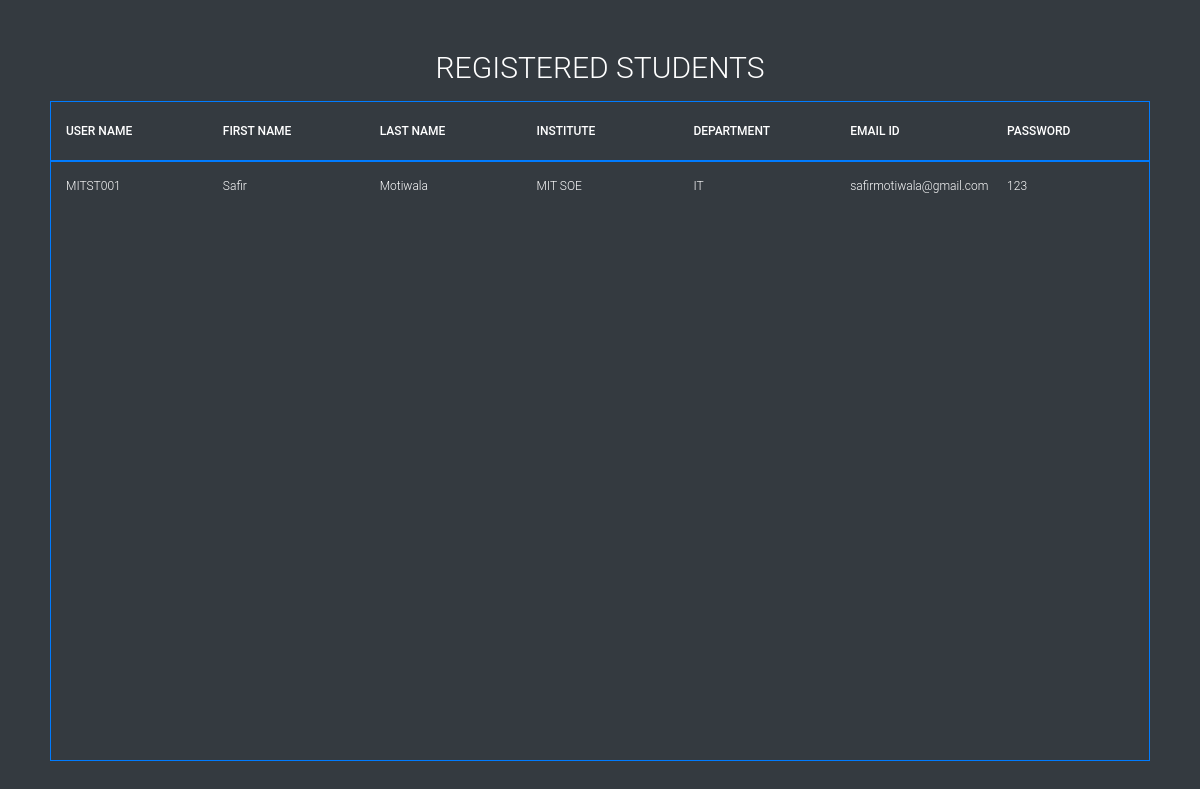
/user_table/, run on an earlier commit of the app's database.
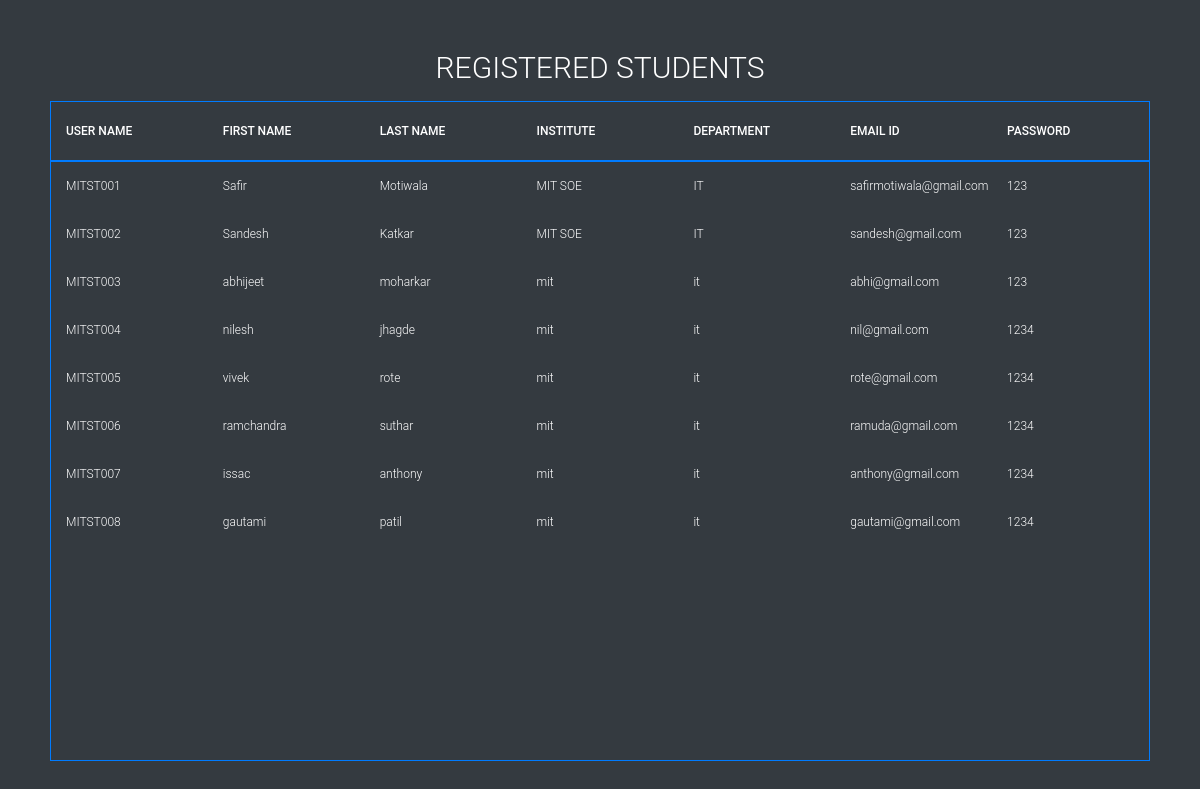
And on a later commit of the database.
### mini/models.py (models this page shows)
class STUDENT_REGISTER(models.Model):
    user_id = models.AutoField(primary_key=True)
    user_name = models.CharField(max_length=100)
    first_name = models.CharField(max_length=100)
    last_name = models.CharField(max_length=100)
    institute_name = models.CharField(max_length=100)
    department = models.CharField(max_length=100)
    email = models.CharField(max_length=100)
    password = models.CharField(max_length=100)

### mini/views.py (the view)
# urls.py: path('user_table/',views.user_table,name="user_table"),
def user_table(request):
    context={}
    temp=STUDENT_REGISTER.objects.all()
    context["student_data"]=temp
    return render(request,"user_table.html",context)

### templates/user_table.html (shortened to what this page needs)
{% load static from staticfiles %}
<!DOCTYPE html>
<html >
<head>
  <link rel="stylesheet" href="https://cdnjs.cloudflare.com/ajax/libs/meyer-reset/2.0/reset.min.css">
<link rel="stylesheet" href="https://stackpath.bootstrapcdn.com/bootstrap/4.3.1/css/bootstrap.min.css">
      <link rel="stylesheet" href="{% static 'css/style.css' %}">
</head>
<body class="bg-dark">
  <section>
  <h1>Registered Students</h1>
  <div class="tbl-header border border-primary">
    <table cellpadding="0" cellspacing="0" border="0" >
      <thead>
        <tr>
          <th>User Name</th>
          <th>First Name</th>
          <th>Last Name</th>
          <th>Institute</th>
          <th>Department</th>
          <th>Email ID</th>
          <th>Password</th>
        </tr>
      </thead>
    </table>
  </div>
  <div class="tbl-content border border-primary">
    <table cellpadding="0" cellspacing="0" border="0">
      <tbody>
          {% for i in student_data %}
        <tr>
          <td>{{i.user_name}}</td>
          <td>{{i.first_name}}</td>
          <td>{{i.last_name}}</td>
          <td>{{i.institute_name}}</td>
          <td>{{i.department}}</td>
          <td>{{i.email}}</td>
          <td>{{i.password}}</td>
        </tr>
        {% endfor %}
      </tbody>
    </table>
  </div>
</section>
</body>
</html>

What changed in the data, as far as the page shows it:
added STUDENT_REGISTER: user_name "MITST002", first_name "Sandesh", last_name "Katkar", institute_name "MIT SOE", department "IT", email "sandesh@gmail.com", password "123"
added STUDENT_REGISTER: user_name "MITST003", first_name "abhijeet", last_name "moharkar", institute_name "mit", department "it", email "abhi@gmail.com", password "123"
added STUDENT_REGISTER: user_name "MITST004", first_name "nilesh", last_name "jhagde", institute_name "mit", department "it", email "nil@gmail.com", password "1234"
added STUDENT_REGISTER: user_name "MITST005", first_name "vivek", last_name "rote", institute_name "mit", department "it", email "rote@gmail.com", password "1234"
added STUDENT_REGISTER: user_name "MITST006", first_name "ramchandra", last_name "suthar", institute_name "mit", department "it", email "ramuda@gmail.com", password "1234"
added STUDENT_REGISTER: user_name "MITST007", first_name "issac", last_name "anthony", institute_name "mit", department "it", email "anthony@gmail.com", password "1234"
added STUDENT_REGISTER: user_name "MITST008", first_name "gautami", last_name "patil", institute_name "mit", department "it", email "gautami@gmail.com", password "1234"
